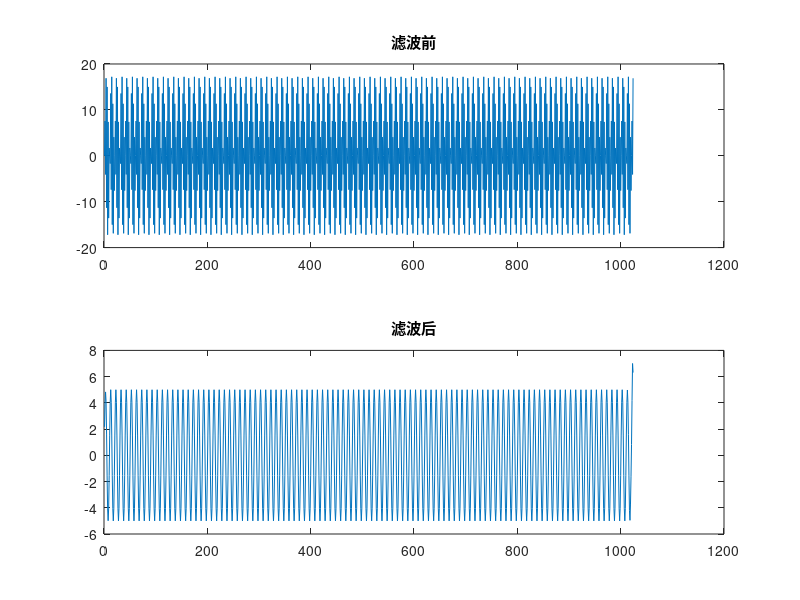

This figure's MATLAB source:
close all
clc 

input = load("inputData.txt");
output = load("outputData.txt");
subplot(2,1,1);
plot(input);
title("滤波前");
subplot(2,1,2);
plot(output);
title("滤波后");